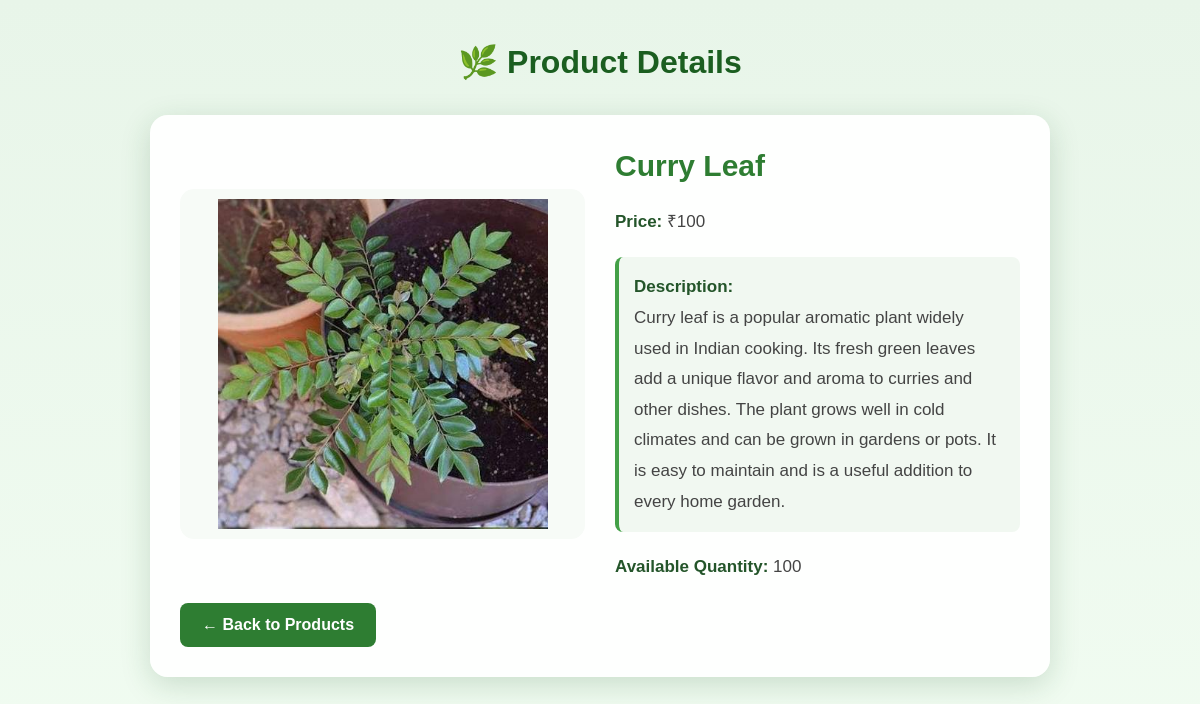
Screenshot of /productdetails/?id=2 (signed in) with the database file from the repository.
### plantnurseryapp/models.py (models this page shows, shortened)
class TBL_PRODUCT(models.Model):
    product_name = models.CharField(max_length=50, default='')
    price = models.CharField(max_length=50, default='')
    quantity = models.CharField(max_length=50, default='')
    describtion = models.CharField(max_length=50, default='')
    image = models.ImageField(
        upload_to='products/',
        default='',
        blank=True
    )

### plantnurseryapp/views.py (the view)
# urls.py: path('productdetails/', views.productdetails, name='productdetails'),
def productdetails(request):
    if request.session.get('role') != 'user':
        return redirect('/')
    product_id = request.GET.get('id')
    data = get_object_or_404(TBL_PRODUCT, id=product_id)
    return render(request, 'user/userproductdetails.html', {
        'data': data
    })

### plantnurseryapp/templates/user/userproductdetails.html (shortened to what this page needs)
{% load static %}
<!DOCTYPE html>
<html lang="en">
<head>
</head>
<body>
    <h1 class="page-title">🌿 Product Details</h1>
    <div class="product-box">
        {% if data.image %}
            <img
                src="{{ data.image.url }}"
                alt="{{ data.product_name }}"
                class="product-image"
            >
        {% else %}
            <div class="no-image">
                <p>🌱 Plant image not available</p>
            </div>
        {% endif %}
        <h2 class="product-name">
            {{ data.product_name }}
        </h2>
        <p class="detail">
            <strong>Price:</strong>
            ₹{{ data.price }}
        </p>
        <div class="description">
            <p class="detail">
                <strong>Description:</strong><br>
                {{ data.describtion|default:"No description available." }}
            </p>
        </div>
        <p class="detail">
            <strong>Available Quantity:</strong>
            {{ data.quantity }}
        </p>
        <a href="{% url 'userviewproduct' %}" class="back-btn">
            ← Back to Products
        </a>
    </div>
</body>
</html>

### plantnurseryapp/templates/user/userproductdetails.html (style rules this page uses)
* { margin: 0; padding: 0; box-sizing: border-box; }
body { font-family: Arial, Helvetica, sans-serif; background-image: linear-gradient( rgba(232, 245, 233, 0.65), rgba(245, 255, 245, 0.70) ), url("https://images.unsplash.com/photo-1416879595882-3373a0480b5b?auto=format&fit=crop&w=1920&q=80"); background-color: #e8f5e9; background-size: cover; background-position: center center; background-repeat: no-repeat; background-attachment: scroll; min-height: 100vh; padding: 25px 15px; color: #263a2b; }
.page-title { text-align: center; color: #1b5e20; font-size: 32px; margin: 15px 0 30px; line-height: 1.4; overflow-wrap: anywhere; }
.product-box { width: 100%; max-width: 900px; margin: 0 auto; padding: 30px; background: rgba(255, 255, 255, 0.96); border-radius: 18px; box-shadow: 0 8px 30px rgba(30, 90, 40, 0.18); display: grid; grid-template-columns: minmax(0, 1fr) minmax(0, 1fr); gap: 20px 30px; align-items: center; }
.product-image { display: block; width: 100%; height: 350px; object-fit: contain; background-color: #f7fbf7; border-radius: 14px; padding: 10px; grid-column: 1; grid-row: 1 / span 4; }
.product-name { font-size: 30px; color: #2e7d32; overflow-wrap: anywhere; line-height: 1.4; }
.detail { font-size: 17px; line-height: 1.8; color: #444; overflow-wrap: anywhere; }
.detail strong { color: #24552a; }
.description { background-color: #f1f8f1; border-left: 4px solid #43a047; padding: 15px; border-radius: 8px; overflow-wrap: anywhere; }
.back-btn { display: inline-block; width: fit-content; max-width: 100%; background-color: #2e7d32; color: #ffffff; text-decoration: none; text-align: center; padding: 13px 22px; border-radius: 8px; font-size: 16px; font-weight: bold; transition: background-color 0.3s, transform 0.3s; }

### rows the page displays
TBL_PRODUCT: image (picture), product_name "Curry Leaf", price "100", describtion "Curry leaf is a popular aromatic plant widely used in Indian cooking. Its fresh green leaves add a unique flavor and aroma to curries and other dishes. The plant grows well in cold climates and can be grown in gardens or pots. It is easy to maintain and is a useful addition to every home garden.", quantity "100"
